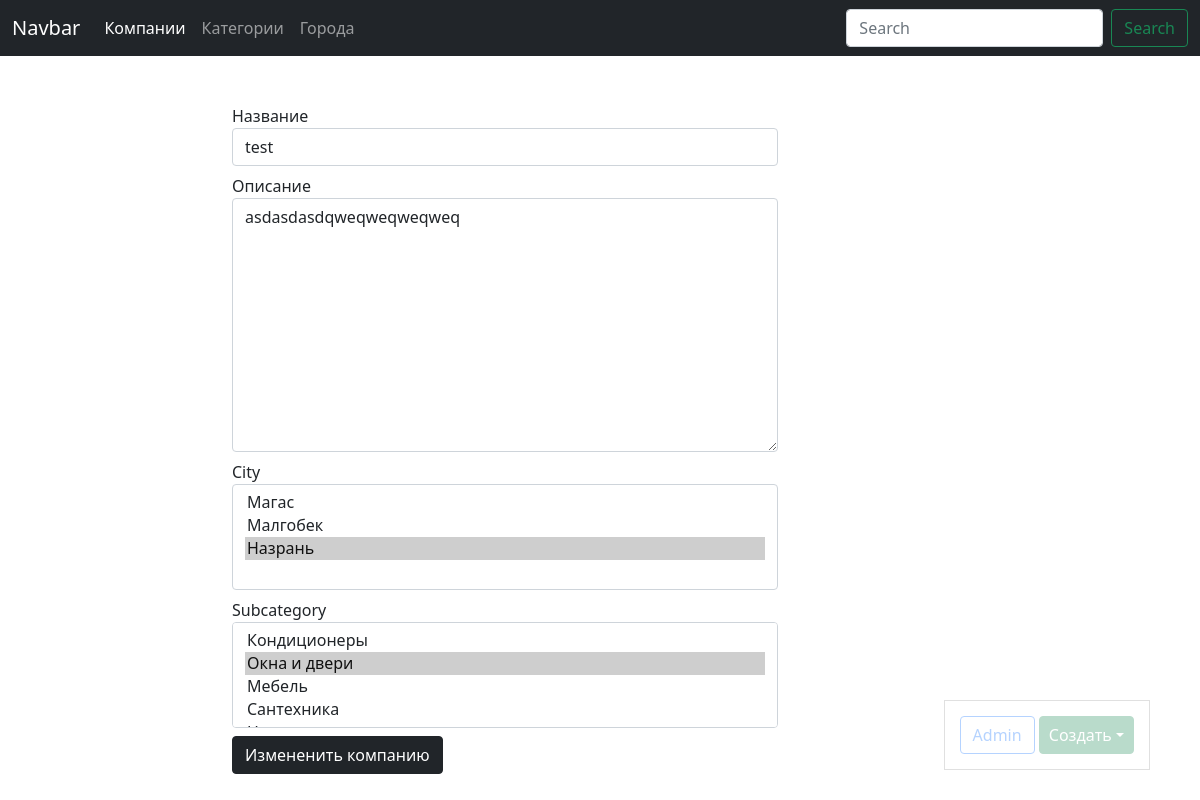
Page /blog/company/2/update/ (signed in) on the earlier database version.
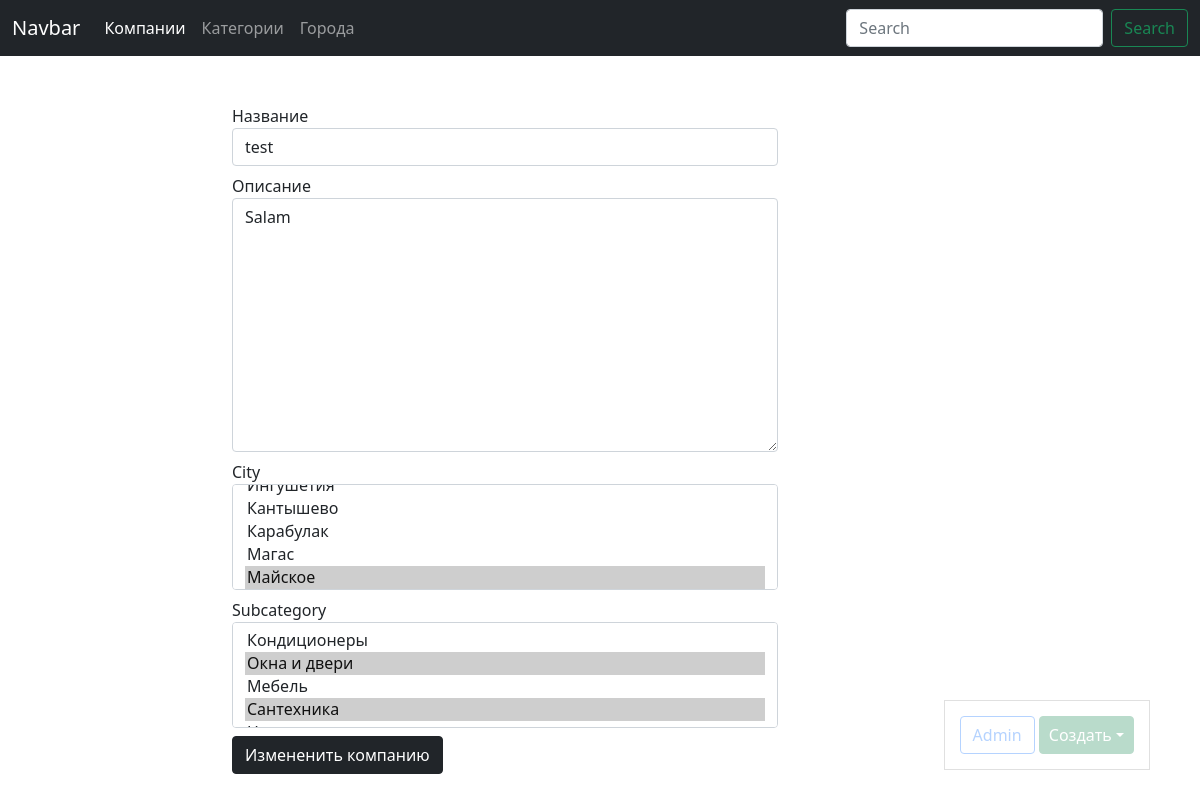
Same page on the later database version.
### blog/models.py (models this page shows, shortened)
class Company(models.Model):
    title = models.CharField(max_length=150, db_index=True, verbose_name='Название')
    body = models.TextField(blank=True, db_index=True, verbose_name='Описание')
    date_pub = models.DateTimeField(auto_now_add=True, verbose_name='Дата публикации')
    date_update = models.DateTimeField(auto_now=True, verbose_name='Дата изменения')
    city = models.ManyToManyField('City', related_name='companies', blank=True)
    subcategory = models.ManyToManyField('SubCategory', related_name='companies')
    is_published = models.BooleanField(default=False)
    class Meta:
        verbose_name = 'Компания'
        verbose_name_plural = 'Компании'
        ordering = ['is_published']
    def get_update_url(self):
        return reverse('company_update_url', kwargs={'pk': self.pk})

### blog/views.py (the view)
# urls.py: path('company/<int:pk>/update/', CompanyUpdate.as_view(), name='company_update_url'),
class CompanyUpdate(LoginRequiredMixin, ObjectUpdateMixin, View):
    model = Company
    model_form = CompanyForm
    template = 'blog/company_update_form.html'

### blog/forms.py
class CompanyForm(forms.ModelForm):
    class Meta:
        model = Company
        fields = ['title', 'body', 'city', 'subcategory']
        widgets = {
            'title': forms.TextInput(attrs={'class': 'form-control'}),
            'body': forms.Textarea(attrs={'class': 'form-control'}),
            'city': forms.SelectMultiple(attrs={'class': 'form-control'}),
            'subcategory': forms.SelectMultiple(attrs={'class': 'form-control'}),
        }

### blog/models.py (called while the page is built)
    def __str__(self):
        return self.title

    def __str__(self):
        return self.title

### blog/utils.py (called while the page is built)
    def get(self, request, pk):
        obj = self.model.objects.get(pk=pk)
        bound_form = self.model_form(instance=obj)
        return render(request, self.template, context={'form': bound_form, self.model.__name__.lower(): obj})

### blog/templates/blog/company_update_form.html (shortened to what this page needs)
{% extends 'blog/base_blog.html' %}
{% block content %}
    <form action="{{ company.get_update_url }}" method="post">
        {% for field in form %}
            <div class="form-group mb-2">
                {{ field.label }}
                {{ field }}
            </div>
        {% endfor %}
        <button type="submit" class="btn btn-dark">Измененить компанию</button>
    </form>
{% endblock %}

Differences in the rows shown:
changed Company "test": body "asdasdasdqweqweqweqweq" → "Salam"
Other differences:
form field city: "Магас / Малгобек / Назрань ☑" → "Кантышево / Карабулак / Магас / Майское ☑"
form field subcategory: "Кондиционеры / Окна и двери ☑ / Мебель / Сантехника" → "Кондиционеры / Окна и двери ☑ / Мебель / Сантехника ☑"
